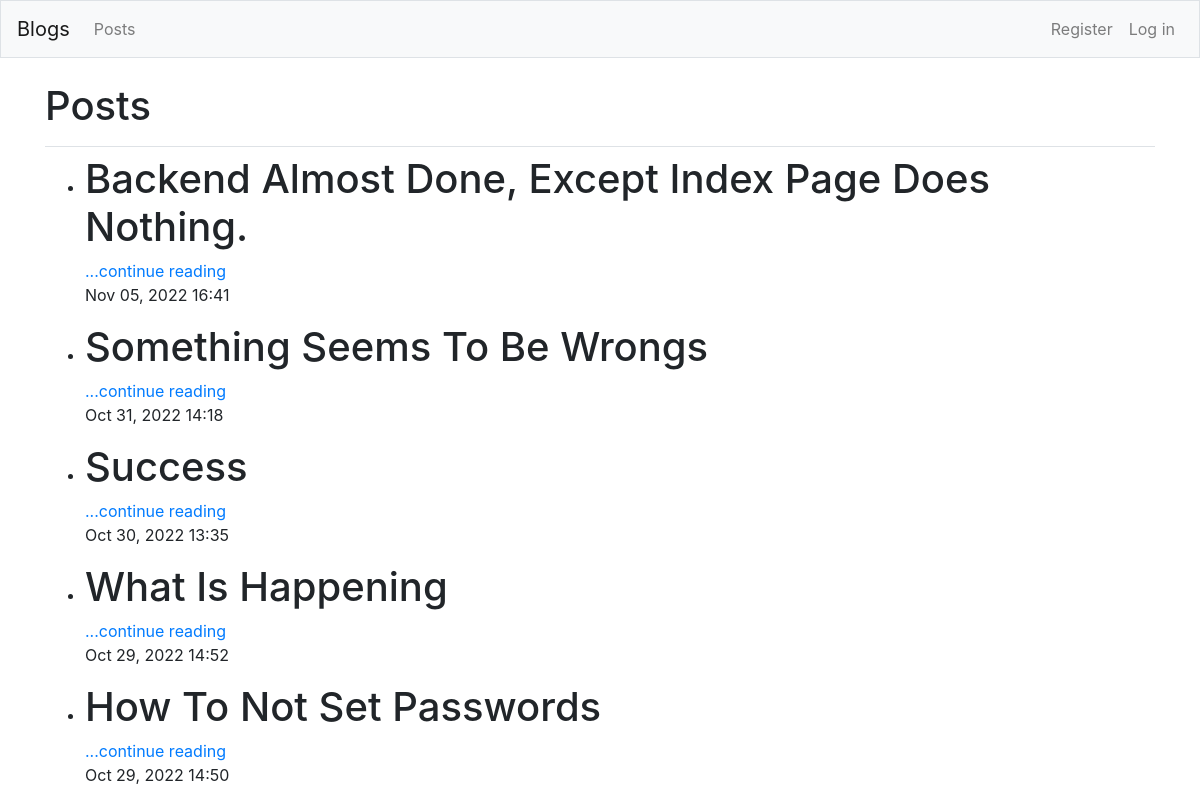
Page /posts on the earlier database version.
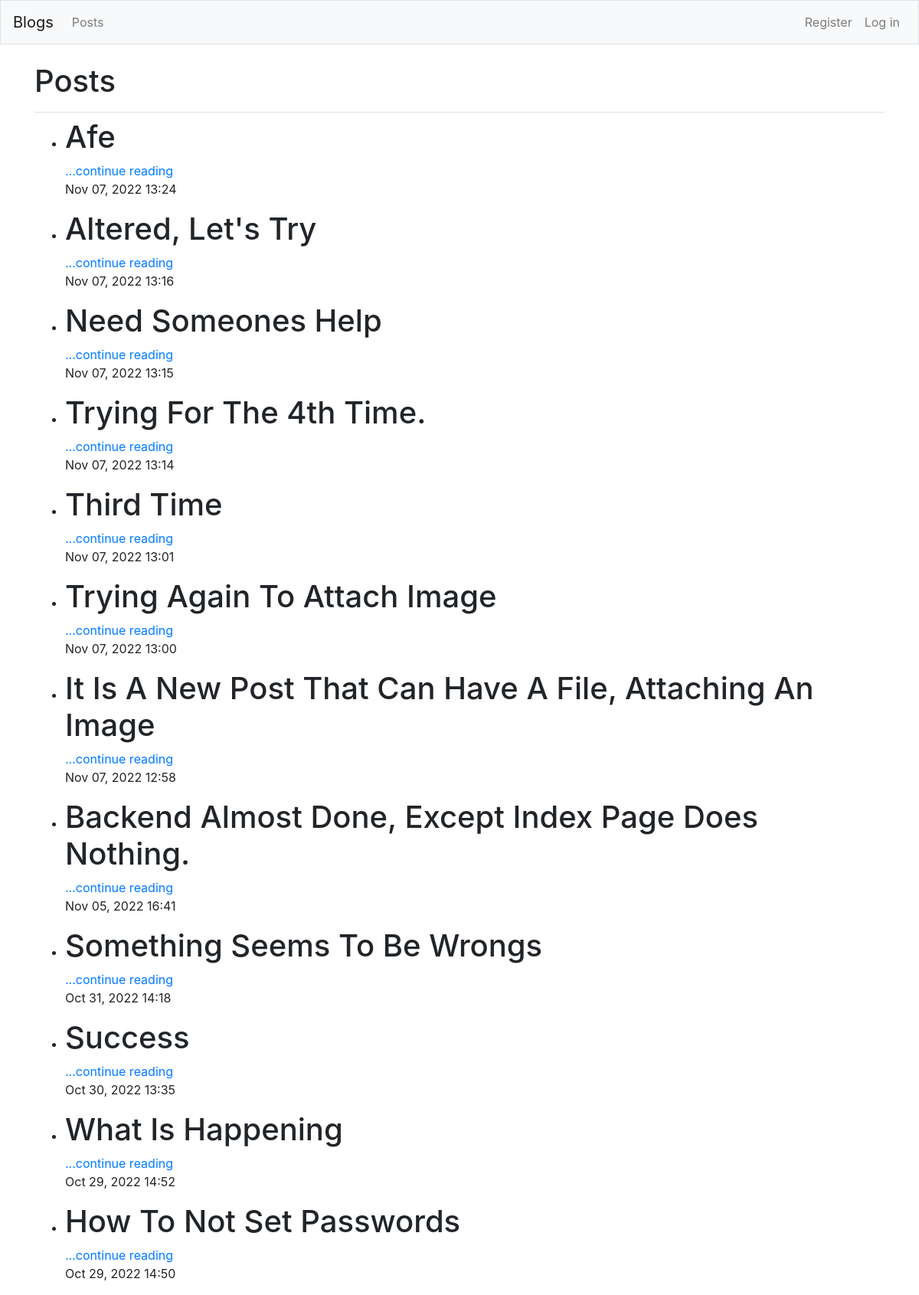
Same page on the later database version.
### blogs/models.py (models this page shows, shortened)
class BlogPost(models.Model):
    title = models.CharField(max_length=200)
    content = models.TextField()
    date_added = models.DateTimeField(auto_now_add=True)
    upload = models.FileField(upload_to='uploads/%Y/%m/%d/',max_length=250,null=True, default=None)

### blogs/views.py (the view)
# urls.py: path('posts', views.posts, name='posts'),
def posts(request):
    posts = BlogPost.objects.all().order_by('-date_added')
    context = {
        'posts': posts
    }
    return render(request, 'blogs/posts.html', context)

### blogs/templates/blogs/posts.html
{% extends 'blogs/base.html' %}
{% block page_header %}
<h1>Posts</h1>
{% endblock page_header %}
{% block content %}
<ul >
    {% for post in posts %}
    <li><h3>
        <h1> {{ post.title|title }} </h1>
        <a href="{% url 'blogs:post' post_id=post.id %}">...continue reading</a>
        <p> {{ post.date_added|date:'M d, Y H:i' }} </p>
    </h3></li>
    {% empty %}
    <li>There are no posts yet.</li>
    {% endfor %}
</ul>
{% endblock content %}

### blogs/templates/blogs/base.html (shortened to what this page needs)
{% load bootstrap4 %}
<!DOCTYPE html>
<html lang="en">
<head>
    {% bootstrap_css %}
</head>
<body>
    <nav class="navbar navbar-expand-md navbar-light bg-light mb-4 border">
        <a class="navbar-brand" href="{% url 'blogs:index' %}">Blogs</a>
        <div class="collapse navbar-collapse" id="navbarCollapse">
            <ul class="navbar-nav mr-auto">
                <li class="nav-item">
                    <a class="nav-link" href="{% url 'blogs:posts' %}">Posts</a>
                </li>
            </ul>
            <ul class="navbar-nav ml-auto">
                {% if user.is_authenticated %}
                    <li class="nav-item">
                        <span class="navbar-text">Hello, {{ user.username }}.</span>
                    </li>
                    <li class="nav-item">
                        <a class="nav-link" href="{% url 'users:logout' %}">Log out</a>
                    </li>
                {% else %}
                    <li class="nav-item">
                        <a class="nav-link" href="{% url 'users:register' %}">Register</a>
                    </li>
                    <li class="nav-item">
                        <a class="nav-link" href="{% url 'users:login'%}">Log in</a></li>
                {% endif %}
            </ul>
        </div>
    </nav>
    <main rold="main" class="container">
        <div class="pb-2 mb-2 border-bottom">
            {% block page_header %}{% endblock page_header %}
        </div>
        <div>
            {% block content %}{% endblock content %}
        </div>
    </main>
</body>
</html>

Differences in the rows shown:
added BlogPost: title "Afe", date_added "Nov 07, 2022 13:24"
added BlogPost: title "Altered, Let's Try", date_added "Nov 07, 2022 13:16"
added BlogPost: title "Need Someones Help", date_added "Nov 07, 2022 13:15"
added BlogPost: title "Trying For The 4th Time.", date_added "Nov 07, 2022 13:14"
added BlogPost: title "Third Time", date_added "Nov 07, 2022 13:01"
added BlogPost: title "Trying Again To Attach Image", date_added "Nov 07, 2022 13:00"
added BlogPost: title "It Is A New Post That Can Have A File, Attaching An Image", date_added "Nov 07, 2022 12:58"
